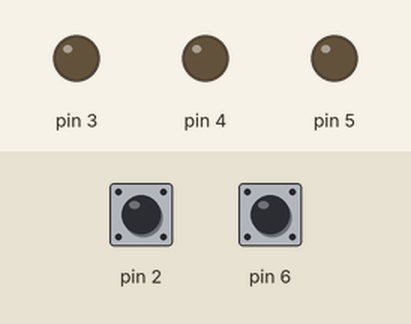
Recording of a sketch running on a simulated Arduino Uno, built with avr-gcc and run on an emulated ATmega328P. Parts: output pins drawn as LEDs (lit = HIGH). Inputs (shaded band) come from the test bench; at power-on: pin 2 HIGH, pin 6 HIGH.

Above: at 0.05 s.
At 2.35 s:
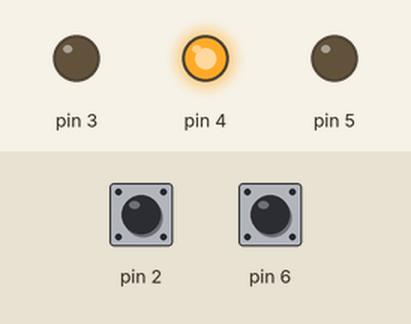
At 4.45 s:
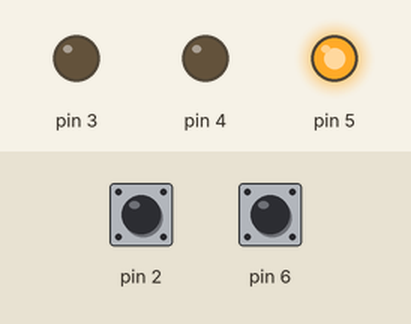
At 8.75 s:
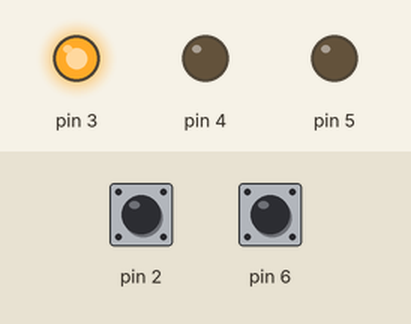
Timing chart, 0 to 9.1 s (numbered marks = the images above):
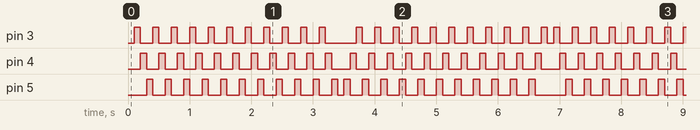

The sketch:

ejercicio1.ino
```cpp
//test git
int switchState = 0;
int switchState2 = 0;
int D=100;

void setup() {
  // put your setup code here, to run once:
  pinMode(5, OUTPUT);
  pinMode(3, OUTPUT);
  pinMode(4, OUTPUT);
  pinMode(2, INPUT);
  pinMode(6, INPUT);
}
void loop() {
  // put your main code here, to run repeatedly:
  switchState = digitalRead(2);
  switchState2 = digitalRead(6);
  if (switchState == LOW) {
    // el botónno estápulsado
    digitalWrite (3, LOW); // LED verde
    digitalWrite (4, LOW); // LED rojos
    digitalWrite (5, LOW); // LED rojos
  }else{ //el botón esta úlsado
    digitalWrite (3, LOW);
    digitalWrite (4, LOW);
    digitalWrite (5, LOW);
    delay(D); //espera un cuarto de segundo //permuta los LEDs
    for (int i=0; i <= 10; i++){
      digitalWrite(3, HIGH);
      digitalWrite(4, LOW);
      digitalWrite(5, LOW);
      delay(D);
      digitalWrite(3, LOW);
      digitalWrite(4, HIGH);
      digitalWrite(5, LOW);
      delay(D);
      digitalWrite(3, LOW);
      digitalWrite(4, LOW);
      digitalWrite(5, HIGH);
      delay(D);
    }
  }

  if (switchState2 == LOW) {
    // el botónno estápulsado
    digitalWrite (3, LOW); // LED verde
    digitalWrite (4, LOW); // LED rojos
    digitalWrite (5, LOW); // LED rojos
  }else{ //el botón esta úlsado
    digitalWrite (3, LOW);
    digitalWrite (4, LOW);
    digitalWrite (5, LOW);
    delay(D); //espera un cuarto de segundo //permuta los LEDs
    for (int i=0; i <= 10; i++){
      digitalWrite(3, LOW);
      digitalWrite(4, LOW);
      digitalWrite(5, HIGH);
      delay(D);
      digitalWrite(3, LOW);
      digitalWrite(4, HIGH);
      digitalWrite(5, LOW);
      delay(D);
      digitalWrite(3, HIGH);
      digitalWrite(4, LOW);
      digitalWrite(5, LOW);
      delay(D);
    }
  }
}
```

Measured:
- by itself, pin 3, pin 5: moves between LOW and HIGH, repeating every 6.8 s
- by itself, pin 4: moves between LOW and HIGH, repeating every 1.9 s
